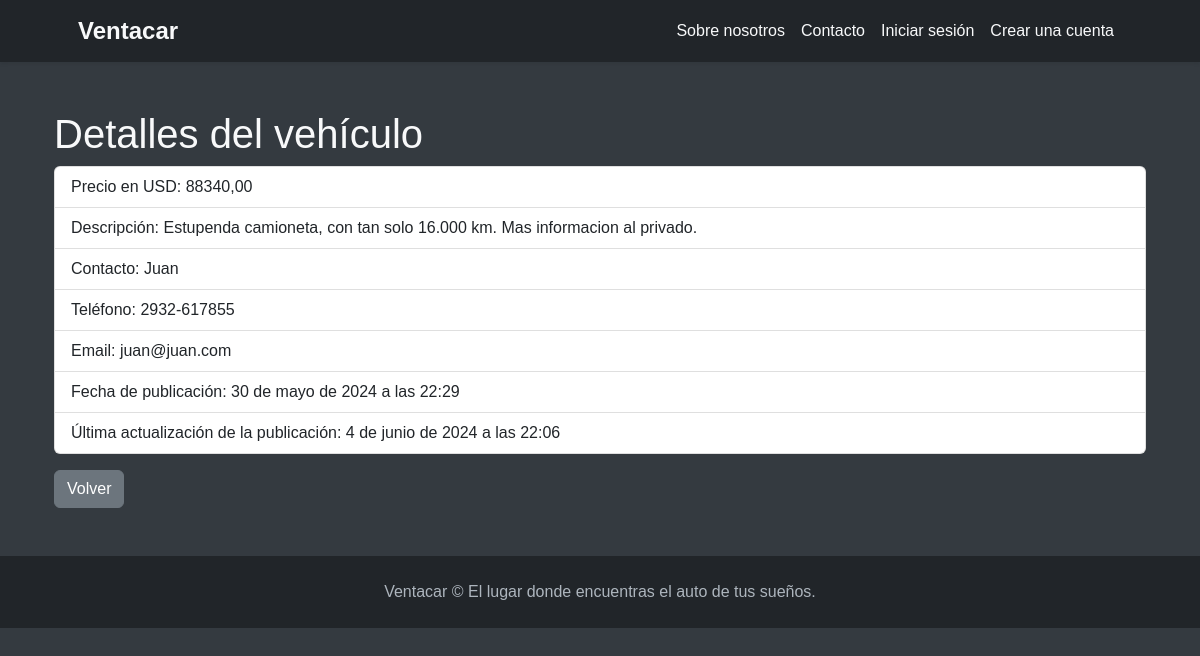
/vehiculos/vehiculo/detalle/15, run on the app's committed database.
### vehiculos/models.py (models this page shows, shortened)
class Ver_vehiculos(models.Model):
    tipo = models.CharField(max_length=50)
    modelos = models.CharField(max_length=50)
    marcas = models.CharField(max_length=50)
    valor_dolares = models.DecimalField(max_digits=10, decimal_places=2, null = True)
    descripcion = models.TextField(max_length=400, null=True)
    fecha_creacion = models.DateTimeField(auto_now_add=True, null=True, editable=False)
    fecha_actualizacion = models.DateTimeField(auto_now=True, null=True, editable=False)
    contacto_nombre = models.CharField(max_length=50, null=True, blank=True)
    contacto_email = models.EmailField(max_length=254, null=True, blank=True)
    contacto_telefono = models.CharField(max_length=20, null=True, blank=True)
    class Meta:
        verbose_name = "Ver Vehículo"
        verbose_name_plural = "Ver Vehículos"

### vehiculos/views.py (the view)
# urls.py: path('vehiculo/detalle/<int:pk>', Ver_vehiculosDetail.as_view(), name='detalle_vehiculo'),
class Ver_vehiculosDetail(DetailView):
    model = Ver_vehiculos
    context_object_name = "vehiculo"
    template_name = "vehiculos/lista_vehiculos_detalle.html"

### vehiculos/templates/vehiculos/lista_vehiculos_detalle.html (shortened to what this page needs)
{% extends 'core/base.html' %}
{% block content %}
<div class="container">
    <h1>Detalles del vehículo</h1>
    <ul class="list-group">
        <li class="list-group-item">Precio en USD: {{ vehiculo.valor_dolares }}</li>
        <li class="list-group-item">Descripción: {{ vehiculo.descripcion }}</li>
        <li class="list-group-item">Contacto: {{ vehiculo.contacto_nombre }}</li>
        <li class="list-group-item">Teléfono: {{ vehiculo.contacto_telefono }}</li>
        <li class="list-group-item">Email: {{ vehiculo.contacto_email }}</li>
        <li class="list-group-item">Fecha de publicación: {{ vehiculo.fecha_creacion }}</li>
        <li class="list-group-item">Última actualización de la publicación: {{ vehiculo.fecha_actualizacion }}</li>
    </ul>
    <div class="mt-3">
        <a href="{% url 'vehiculos:lista_vehiculos' %}" class="btn btn-secondary">Volver</a>
    </div>
</div>
{% endblock content %}

### core/templates/core/base.html (style rules this page uses)
body { font-family: 'Arial', sans-serif; background-color: #343a40; color: #f8f9fa; }

### data on the page
Ver_vehiculos: valor_dolares "88340,00", descripcion "Estupenda camioneta, con tan solo 16.000 km. Mas informacion al privado.", contacto_nombre "Juan", contacto_telefono "2932-617855", contacto_email "juan@juan.com", fecha_creacion "30 de mayo de 2024 a las 22:29", fecha_actualizacion "4 de junio de 2024 a las 22:06"
